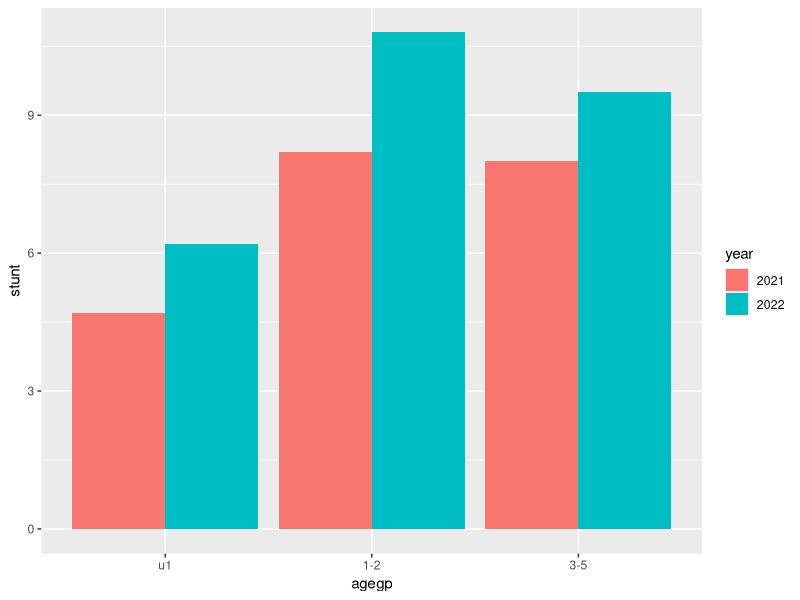
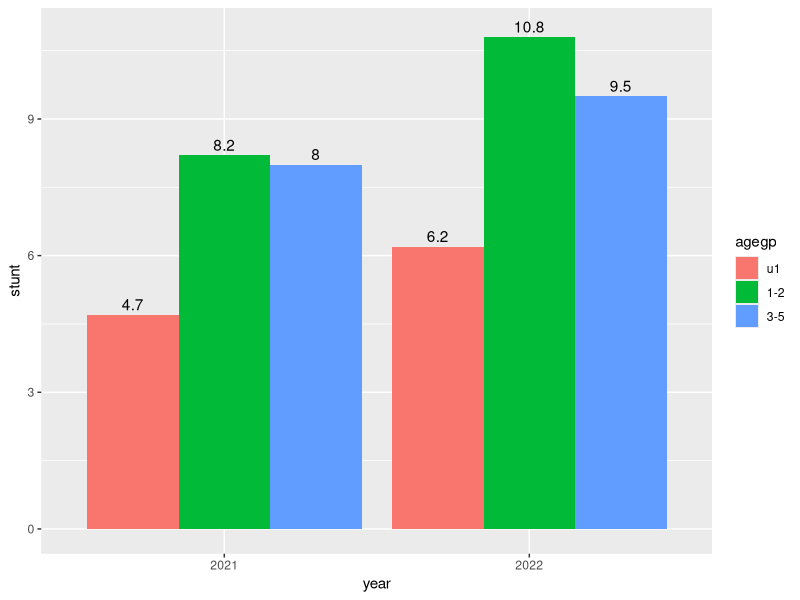

R code for these plots, in order: (Note: this script raises an error after producing the figures.)

library(tidyverse)
ntmnth_age <- tribble(
  ~agegp, ~year, ~stunt, ~waste, ~underwt,
  "u1", 2022, 6.2, 5.8, 9.7,
  "1-2", 2022, 10.8, 8.5, 13.8,
  "3-5", 2022, 9.5, 12.0, 17.5,
  "u1", 2021, 4.7, 4.7, 7.2,
  "1-2", 2021, 8.2, 6.9, 10.4,
  "3-5", 2021, 8.0, 9.7, 14.4
)

ntmnth_age <- ntmnth_age %>% mutate(agegp = factor(agegp)) %>% 
  mutate(agegp=fct_relevel(agegp,c("u1", "1-2", "3-5"))) 
ntmnth_age <- ntmnth_age %>% mutate(year = factor(year))

p1 <- ntmnth_age %>%  
  ggplot(mapping = aes(x = agegp, y = stunt, fill = year)) 
p1 + geom_bar(stat = "identity", position = position_dodge()) 
       
p2 <- ggplot(data = ntmnth_age, mapping = aes(x = year, y = stunt, fill = agegp)) 
p2 + geom_bar(stat = "identity", position = position_dodge())+
  geom_text(
    aes(label = format(stunt, digits = 4), y = stunt + 0.1),
    parse = TRUE,
    position = position_dodge(0.9),
    vjust = 0
  )

stw <- ntmnth_age %>% select(agegp, year, stunt) %>% 
  pivot_wider(names_from = year, values_from = stunt, names_prefix = "y")


ggplot(stw) +
  geom_segment( aes(x=agegp, xend=agegp, y=y2021, yend=y2022), color="grey") +
  geom_point( aes(x=agegp, y=y2021), color=rgb(0.2,0.7,0.1,0.5), size=3 ) +
  geom_point( aes(x=agegp, y=y2022), color=rgb(0.7,0.2,0.1,0.5), size=3 ) +
  coord_flip()+
  theme_ipsum() +
  theme(
    legend.position = "none",
  ) +
  xlab("") +
  ylab("Stunting %")

ggplot(stw) +
  geom_segment( aes(x=agegp, xend=agegp, y=y2021, yend=y2022), color="black") +
  geom_point( aes(x=agegp, y=y2021), color="green", size=3 ) +
  geom_point( aes(x=agegp, y=y2022), color="maroon", size=3 ) +
  ylim(4,12) +
  coord_flip()+
  theme_minimal() +
  xlab("Age Group") +
  ylab("Stunting %")


wtw <- ntmnth_age %>% select(agegp, year, waste) %>% 
  pivot_wider(names_from = year, values_from = waste, names_prefix = "y")

ggplot(wtw) +
  geom_segment( aes(x=agegp, xend=agegp, y=y2021, yend=y2022), color="black") +
  geom_point( aes(x=agegp, y=y2021), color="green", size=3 ) +
  geom_point( aes(x=agegp, y=y2022), color="maroon", size=3 ) +
  ylim(4,13) +
  coord_flip()+
  theme_minimal() +
  xlab("Age Group") +
  ylab("Wasting %")

utw <- ntmnth_age %>% select(agegp, year, underwt) %>% 
  pivot_wider(names_from = year, values_from = underwt, names_prefix = "y")

ggplot(utw) +
  geom_segment( aes(x=agegp, xend=agegp, y=y2021, yend=y2022), color="black") +
  geom_point( aes(x=agegp, y=y2021), color="green", size=3 ) +
  geom_point( aes(x=agegp, y=y2022), color="maroon", size=3 ) +
  ylim(5, 20) +
  coord_flip()+
  theme_minimal() +
  xlab("Age Group") +
  ylab("Underweight %")

